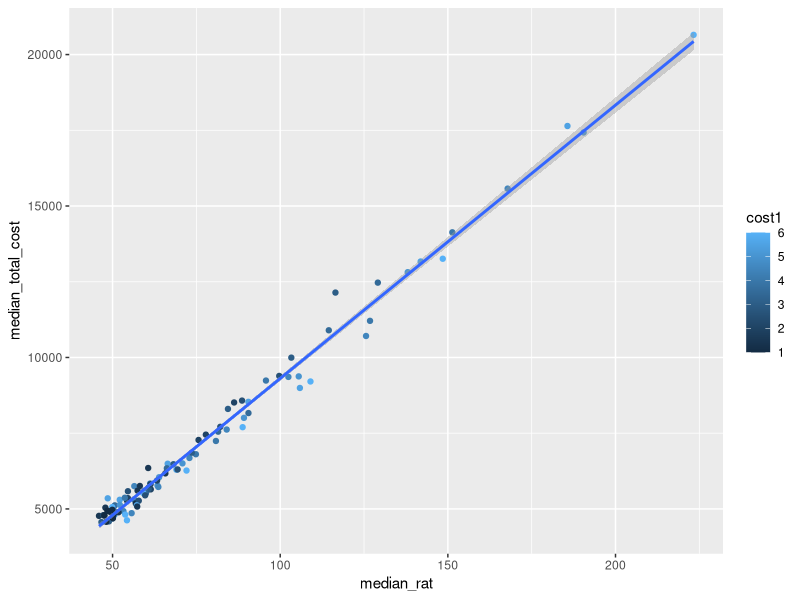
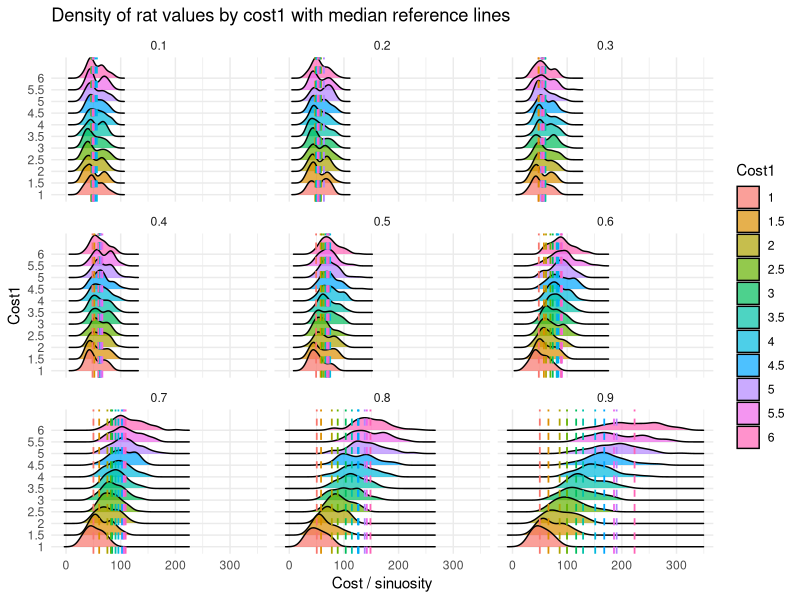
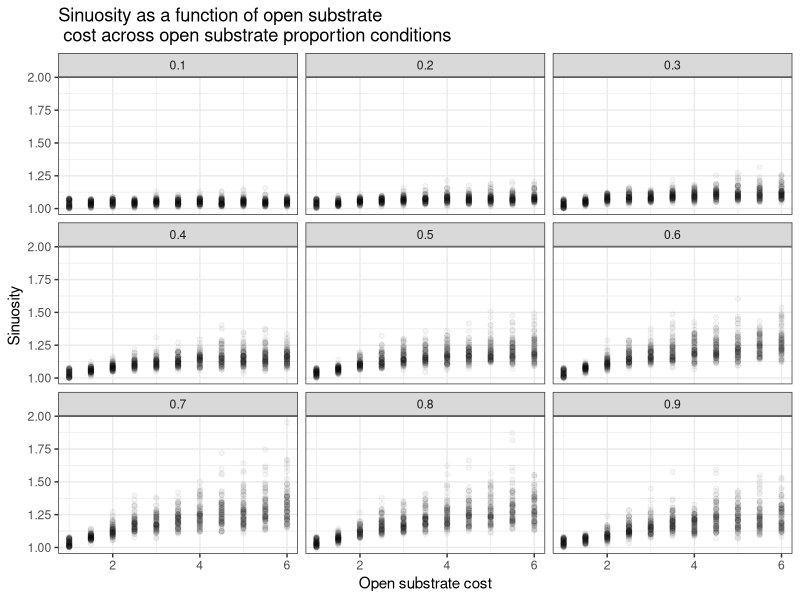
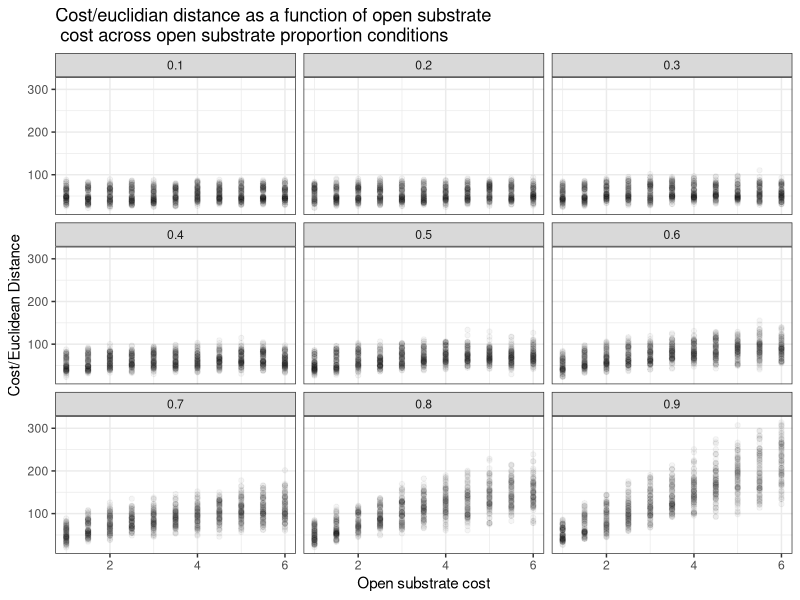
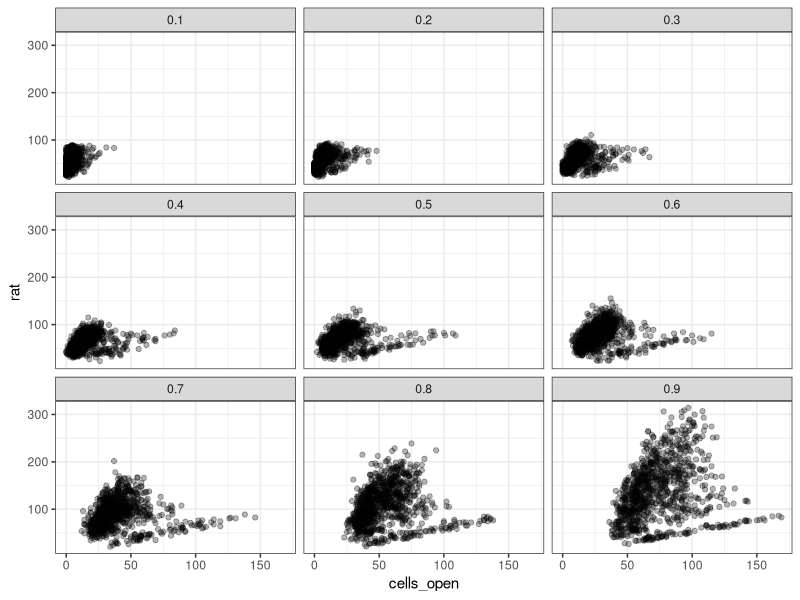
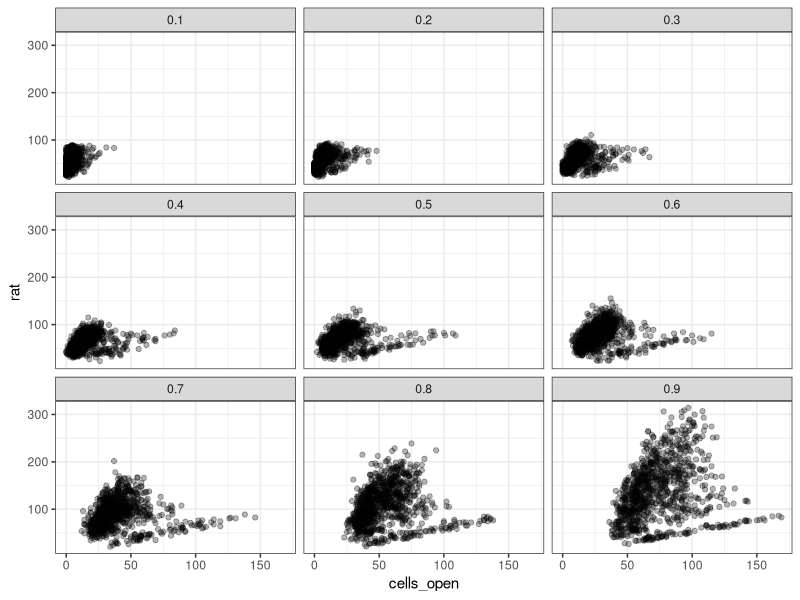
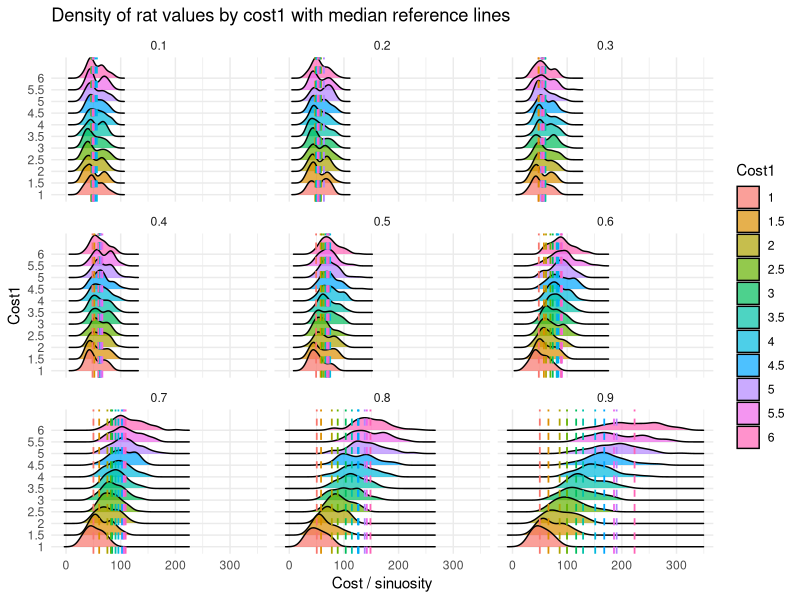
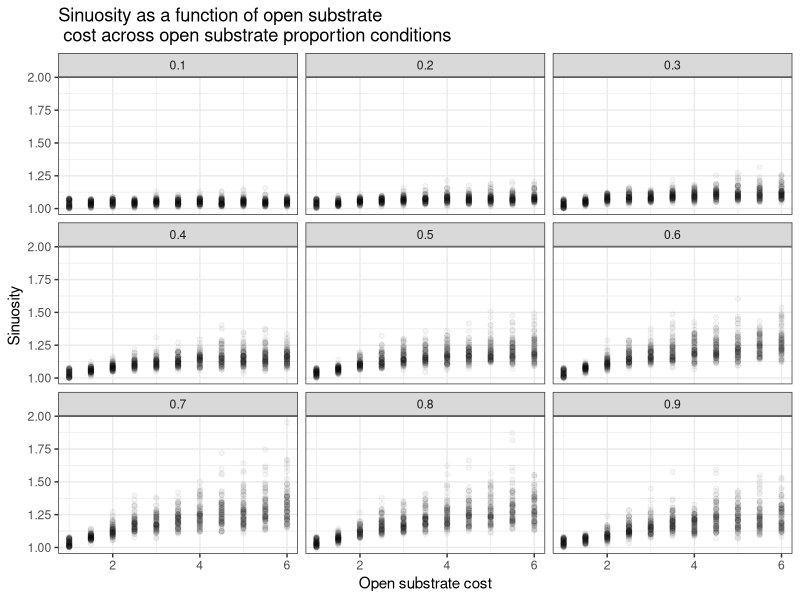

The R script that drew these images, in order:
library(ggplot2)
library(dplyr)
library(here)
library(ggridges)

setwd(file.path(here::here(),"Model_effect_size/data"))
df <- read.csv("2025_12_10_113234_targ0.1-0.2-0.3-0.4-0.5-0.6-0.7-0.8-0.9_cl_size5_r_size5.csv")

df <- df[df$total_length > 0, ]
df <- df[which(df$total_cost>0),]
df$rat <- df$total_cost / df$euclidean

length(df$cost0)

### RAT is cost per straight line distance.

library(dplyr)

median_table <- df %>%
  group_by(c1_fraction, cost1) %>%
  summarize(
    median_rat = median(rat, na.rm = TRUE),
    median_total_cost = median(total_cost, na.rm = TRUE),
    .groups = "drop"
  )

median_table

ggplot(median_table, aes(x=median_rat,y=median_total_cost,col=cost1))+
  geom_point() +
  #facet_wrap(~cost1)+
  geom_smooth(method="lm")


library(ggplot2)
library(ggridges)

p<-ggplot(df, aes(x = rat, y = as.factor(cost1), fill = as.factor(cost1))) +
  geom_density_ridges(alpha = 0.7) +
  geom_vline(data = median_table,
             aes(xintercept = median_rat, color = as.factor(cost1)),
             linetype = "dashed", size = 0.6, show.legend = FALSE) +
  facet_wrap(~c1_fraction) +
  labs(x = "Cost / sinuosity", y = "Cost1",
       fill = "Cost1", color = "Cost1",
       title = "Density of rat values by cost1 with median reference lines") +
  theme_minimal()
p
ggsave("density of ratio by cost.png", p,  dpi=600, width=10, height=6)

#Ridge plots. Summarizing model outputs


p<-ggplot(df, aes(y=sinuosity, x=cost1))+facet_wrap(~c1_fraction) +geom_point(alpha=.04) +theme_bw() +
  labs(x = "Open substrate cost", y = "Sinuosity",
     title = "Sinuosity as a function of open substrate \n cost across open substrate proportion conditions") 

p
ggsave("open_cost_on_sinuosity_sim_output.png", dpi=600)

p<-ggplot(df, aes(y=rat, x=cost1))+facet_wrap(~c1_fraction) +geom_point(alpha=.04) +theme_bw() +
  labs(x = "Open substrate cost", y = "Cost/Euclidean Distance",
       title = "Cost/euclidian distance as a function of open substrate \n cost across open substrate proportion conditions") 
p
ggsave("open_cost_on_ratio_sim_output.png", dpi=600)


p<-ggplot(df, aes(x=cells_open, y=rat))+geom_point(alpha=.3)+
  facet_wrap(~c1_fraction) +theme_bw()

p

p<-ggplot(df, aes(x=cells_open, y=rat))+geom_point(alpha=.3)+
  facet_wrap(~c1_fraction) +theme_bw()
p
